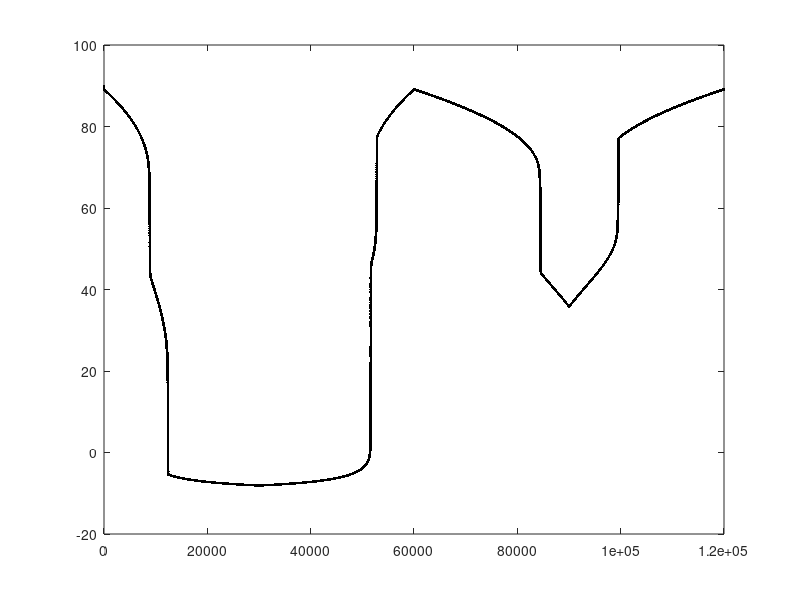

Source code (MATLAB):
clear; clc;

h_A = 10;
h_f = 64;
h_P = 0.5;
K = 90;
m_A = 0.15;
m_f = 0.11;
p = 7;
b = 0;
r_m = 0.3;
r_P = 1;

expansionrate = @(P)  P./(h_P + P).*r_m;
dTdt = @(P,T,deforest) expansionrate(P).*T.*(1-T./K)-m_A.*T.*h_A/(T + h_A) - m_f.*T.*h_f.^p/(h_f.^p + T.^p) - deforest;
dPdt = @(P,T) r_P.*((P + b.*T./K) - P); % Not used for now

P = 3;

ConvergenceLength = 1e2;
TimeStep = 3e-1;
C0 = zeros(ConvergenceLength,1);

defoValues = [linspace(-2,5,1000),linspace(5,-2,1000),linspace(-2,1/2,1000),linspace(1/2,-2,1000)];
defo = [];

for i = 1:length(defoValues)
    nv = defoValues(i)+C0;
    defo = [defo; nv];
end

T = defo.*0;
T(1) = 90;
convergedT = defoValues.*0;
convergedcounter = 1;
Time = defo.*0;

for ts=1:length(defo)-1
    T(ts+1) = T(ts) + TimeStep*dTdt(P,T(ts),defo(ts));
    Time(ts+1) = Time(ts)+TimeStep;
        
    if (defo(ts+1) ~= defo(ts))
        convergedT(convergedcounter) = T(ts);
        convergedcounter = convergedcounter +1;
    end
end

plot(defoValues,convergedT,'.k')
plot(defo,T,'.k')
plot(Time,T,'.k')
